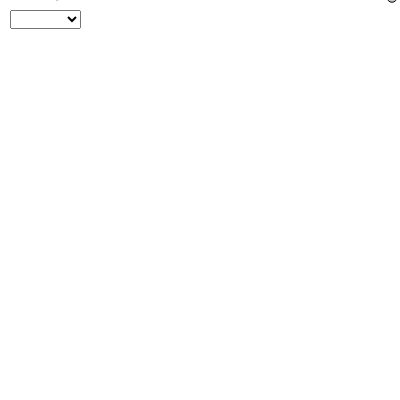
Frame 1 (no input)
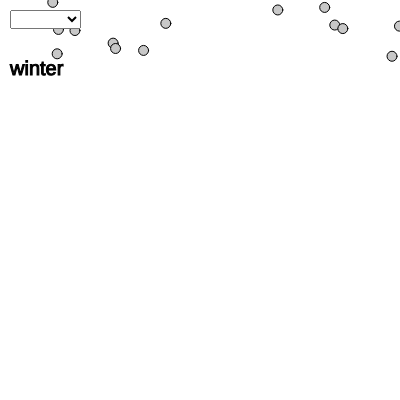
Frame 60 (no input)
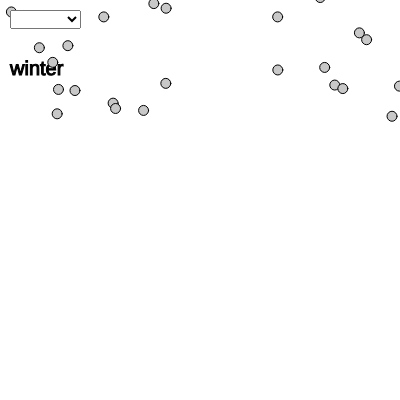
Frame 120 (the mouse pressed at the canvas centre since frame 60)

The p5.js sketch that drew these frames (run headless with seeded random() and noise() and a simulated clock; from frame 60 on, the mouse is pressed at the canvas centre):

// p5.js sketch
// ── sketch.js

var seasons;
var seasonType = "";


var snowLocationX = [];
var snowLocationY = [];
var snowAmount = 100;

function setup() {
  // put setup code here
  createCanvas(400,400);

  seasons = createSelect();
  seasons.position(10,10);
  seasons.option("");
  seasons.option("spring");
  seasons.option("summer");
  seasons.option("fall");
  seasons.option("winter");
  seasons.changed(function(){
    seasonType = seasons.value();
  });

  for(var x = 0; x<100; x++){
    console.log(x);
  }

  for(var i = 0; i<snowAmount; i++){
    snowLocationX[i] = random(0,width);
    snowLocationY[i] = random(0, -500);
  }

}

function draw() {
  // put drawing code here
  background(255);
  fill("black");
  stroke(0);
  textSize(20);
  text(seasonType, 10,75);

  seasonType = "winter";



  if(seasonType == "spring"){
    line(width/2,height/2, width/2, 300);
    fill("white");
    //ellipse(width/2,height/2 -20, 10,20);
    // i++ is the same as i = i + 1;
    for(var i = 0; i < 6; i++){
      // runs code in here
      push();
      translate(width/2,height/2);
      rotate(i +30);
      ellipse(0, 10, 10,20);
      pop();
    }


    fill("yellow")
    ellipse(width/2,height/2,20,20);
  }else if(seasonType == "winter"){
    for(var i = 0; i < snowAmount; i++){
      fill(200);
      ellipse(snowLocationX[i], snowLocationY[i], 10,10);
      snowLocationY[i] = snowLocationY[i] + 1;
      if(snowLocationY[i] > height){
        snowLocationY[i] = random(0,-500);
        snowLocationX[i] = random(0 , width);
      }
    }
  }

}
